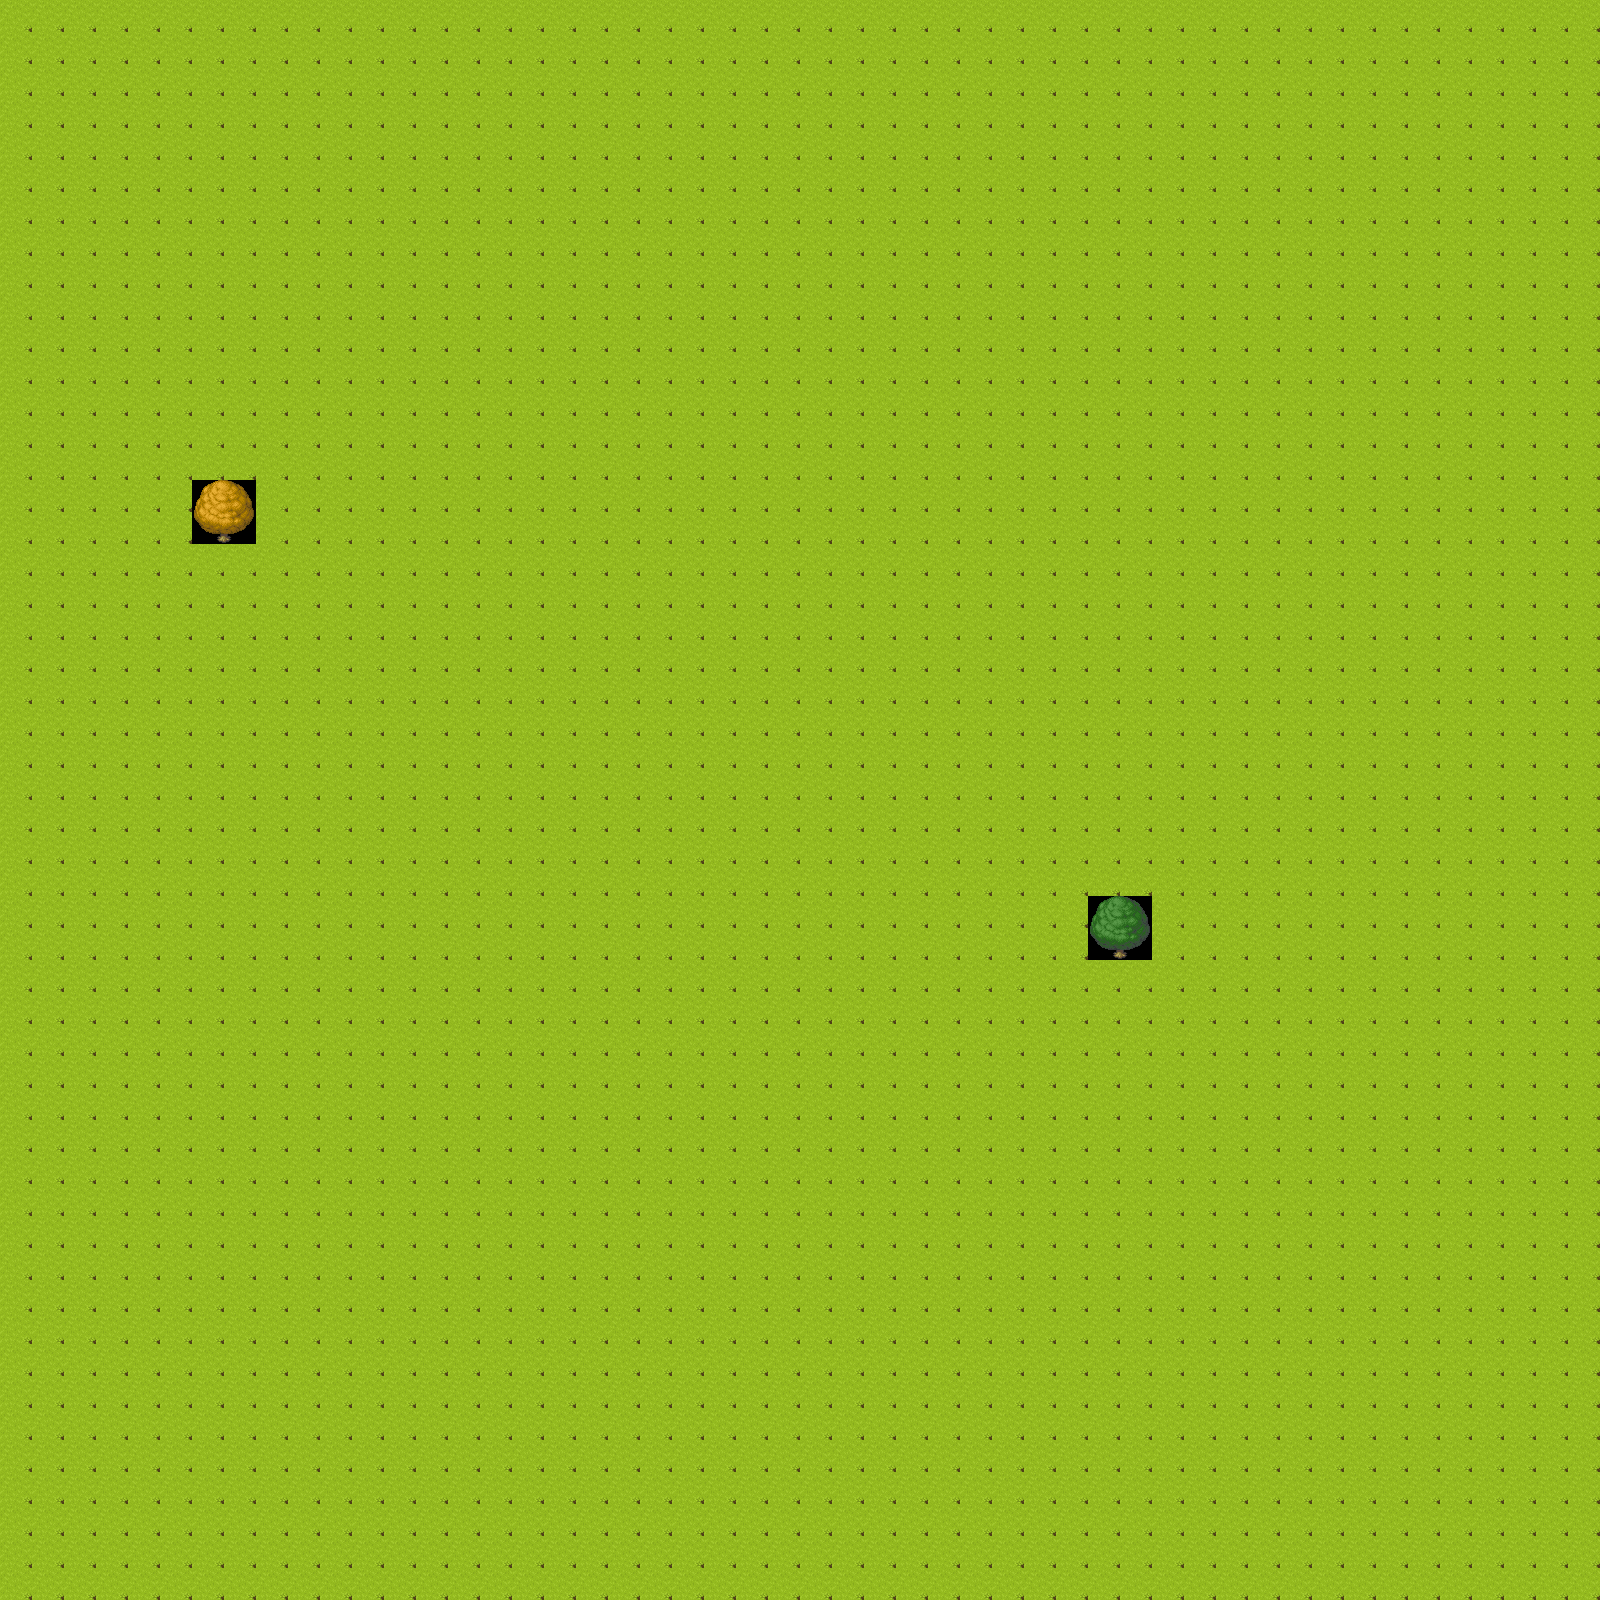

Below is a game level as drawn by its tile map, then a one-line description and the .tmx file that defines it, in full:
An orthogonal 50x50 tile map with 32x32 px tiles, 1 tile layer (Tile Layer 1).

<map version="1.10" tiledversion="1.11.2" orientation="orthogonal" renderorder="right-down" width="50" height="50" tilewidth="32" tileheight="32" infinite="0" nextlayerid="2" nextobjectid="1">
 <tileset firstgid="1" source="[Base]BaseChip_pipo.tsx" />
 <layer id="1" name="Tile Layer 1" width="50" height="50">
  <data encoding="csv">
76,76,76,76,76,76,76,76,76,76,76,76,76,76,76,76,76,76,76,76,76,76,76,76,76,76,76,76,76,76,76,76,76,76,76,76,76,76,76,76,76,76,76,76,76,76,76,76,76,76,
76,76,76,76,76,76,76,76,76,76,76,76,76,76,76,76,76,76,76,76,76,76,76,76,76,76,76,76,76,76,76,76,76,76,76,76,76,76,76,76,76,76,76,76,76,76,76,76,76,76,
76,76,76,76,76,76,76,76,76,76,76,76,76,76,76,76,76,76,76,76,76,76,76,76,76,76,76,76,76,76,76,76,76,76,76,76,76,76,76,76,76,76,76,76,76,76,76,76,76,76,
76,76,76,76,76,76,76,76,76,76,76,76,76,76,76,76,76,76,76,76,76,76,76,76,76,76,76,76,76,76,76,76,76,76,76,76,76,76,76,76,76,76,76,76,76,76,76,76,76,76,
76,76,76,76,76,76,76,76,76,76,76,76,76,76,76,76,76,76,76,76,76,76,76,76,76,76,76,76,76,76,76,76,76,76,76,76,76,76,76,76,76,76,76,76,76,76,76,76,76,76,
76,76,76,76,76,76,76,76,76,76,76,76,76,76,76,76,76,76,76,76,76,76,76,76,76,76,76,76,76,76,76,76,76,76,76,76,76,76,76,76,76,76,76,76,76,76,76,76,76,76,
76,76,76,76,76,76,76,76,76,76,76,76,76,76,76,76,76,76,76,76,76,76,76,76,76,76,76,76,76,76,76,76,76,76,76,76,76,76,76,76,76,76,76,76,76,76,76,76,76,76,
76,76,76,76,76,76,76,76,76,76,76,76,76,76,76,76,76,76,76,76,76,76,76,76,76,76,76,76,76,76,76,76,76,76,76,76,76,76,76,76,76,76,76,76,76,76,76,76,76,76,
76,76,76,76,76,76,76,76,76,76,76,76,76,76,76,76,76,76,76,76,76,76,76,76,76,76,76,76,76,76,76,76,76,76,76,76,76,76,76,76,76,76,76,76,76,76,76,76,76,76,
76,76,76,76,76,76,76,76,76,76,76,76,76,76,76,76,76,76,76,76,76,76,76,76,76,76,76,76,76,76,76,76,76,76,76,76,76,76,76,76,76,76,76,76,76,76,76,76,76,76,
76,76,76,76,76,76,76,76,76,76,76,76,76,76,76,76,76,76,76,76,76,76,76,76,76,76,76,76,76,76,76,76,76,76,76,76,76,76,76,76,76,76,76,76,76,76,76,76,76,76,
76,76,76,76,76,76,76,76,76,76,76,76,76,76,76,76,76,76,76,76,76,76,76,76,76,76,76,76,76,76,76,76,76,76,76,76,76,76,76,76,76,76,76,76,76,76,76,76,76,76,
76,76,76,76,76,76,76,76,76,76,76,76,76,76,76,76,76,76,76,76,76,76,76,76,76,76,76,76,76,76,76,76,76,76,76,76,76,76,76,76,76,76,76,76,76,76,76,76,76,76,
76,76,76,76,76,76,76,76,76,76,76,76,76,76,76,76,76,76,76,76,76,76,76,76,76,76,76,76,76,76,76,76,76,76,76,76,76,76,76,76,76,76,76,76,76,76,76,76,76,76,
76,76,76,76,76,76,76,76,76,76,76,76,76,76,76,76,76,76,76,76,76,76,76,76,76,76,76,76,76,76,76,76,76,76,76,76,76,76,76,76,76,76,76,76,76,76,76,76,76,76,
76,76,76,76,76,76,13,14,76,76,76,76,76,76,76,76,76,76,76,76,76,76,76,76,76,76,76,76,76,76,76,76,76,76,76,76,76,76,76,76,76,76,76,76,76,76,76,76,76,76,
76,76,76,76,76,76,21,22,76,76,76,76,76,76,76,76,76,76,76,76,76,76,76,76,76,76,76,76,76,76,76,76,76,76,76,76,76,76,76,76,76,76,76,76,76,76,76,76,76,76,
76,76,76,76,76,76,76,76,76,76,76,76,76,76,76,76,76,76,76,76,76,76,76,76,76,76,76,76,76,76,76,76,76,76,76,76,76,76,76,76,76,76,76,76,76,76,76,76,76,76,
76,76,76,76,76,76,76,76,76,76,76,76,76,76,76,76,76,76,76,76,76,76,76,76,76,76,76,76,76,76,76,76,76,76,76,76,76,76,76,76,76,76,76,76,76,76,76,76,76,76,
76,76,76,76,76,76,76,76,76,76,76,76,76,76,76,76,76,76,76,76,76,76,76,76,76,76,76,76,76,76,76,76,76,76,76,76,76,76,76,76,76,76,76,76,76,76,76,76,76,76,
76,76,76,76,76,76,76,76,76,76,76,76,76,76,76,76,76,76,76,76,76,76,76,76,76,76,76,76,76,76,76,76,76,76,76,76,76,76,76,76,76,76,76,76,76,76,76,76,76,76,
76,76,76,76,76,76,76,76,76,76,76,76,76,76,76,76,76,76,76,76,76,76,76,76,76,76,76,76,76,76,76,76,76,76,76,76,76,76,76,76,76,76,76,76,76,76,76,76,76,76,
76,76,76,76,76,76,76,76,76,76,76,76,76,76,76,76,76,76,76,76,76,76,76,76,76,76,76,76,76,76,76,76,76,76,76,76,76,76,76,76,76,76,76,76,76,76,76,76,76,76,
76,76,76,76,76,76,76,76,76,76,76,76,76,76,76,76,76,76,76,76,76,76,76,76,76,76,76,76,76,76,76,76,76,76,76,76,76,76,76,76,76,76,76,76,76,76,76,76,76,76,
76,76,76,76,76,76,76,76,76,76,76,76,76,76,76,76,76,76,76,76,76,76,76,76,76,76,76,76,76,76,76,76,76,76,76,76,76,76,76,76,76,76,76,76,76,76,76,76,76,76,
76,76,76,76,76,76,76,76,76,76,76,76,76,76,76,76,76,76,76,76,76,76,76,76,76,76,76,76,76,76,76,76,76,76,76,76,76,76,76,76,76,76,76,76,76,76,76,76,76,76,
76,76,76,76,76,76,76,76,76,76,76,76,76,76,76,76,76,76,76,76,76,76,76,76,76,76,76,76,76,76,76,76,76,76,76,76,76,76,76,76,76,76,76,76,76,76,76,76,76,76,
76,76,76,76,76,76,76,76,76,76,76,76,76,76,76,76,76,76,76,76,76,76,76,76,76,76,76,76,76,76,76,76,76,76,76,76,76,76,76,76,76,76,76,76,76,76,76,76,76,76,
76,76,76,76,76,76,76,76,76,76,76,76,76,76,76,76,76,76,76,76,76,76,76,76,76,76,76,76,76,76,76,76,76,76,11,12,76,76,76,76,76,76,76,76,76,76,76,76,76,76,
76,76,76,76,76,76,76,76,76,76,76,76,76,76,76,76,76,76,76,76,76,76,76,76,76,76,76,76,76,76,76,76,76,76,19,20,76,76,76,76,76,76,76,76,76,76,76,76,76,76,
76,76,76,76,76,76,76,76,76,76,76,76,76,76,76,76,76,76,76,76,76,76,76,76,76,76,76,76,76,76,76,76,76,76,76,76,76,76,76,76,76,76,76,76,76,76,76,76,76,76,
76,76,76,76,76,76,76,76,76,76,76,76,76,76,76,76,76,76,76,76,76,76,76,76,76,76,76,76,76,76,76,76,76,76,76,76,76,76,76,76,76,76,76,76,76,76,76,76,76,76,
76,76,76,76,76,76,76,76,76,76,76,76,76,76,76,76,76,76,76,76,76,76,76,76,76,76,76,76,76,76,76,76,76,76,76,76,76,76,76,76,76,76,76,76,76,76,76,76,76,76,
76,76,76,76,76,76,76,76,76,76,76,76,76,76,76,76,76,76,76,76,76,76,76,76,76,76,76,76,76,76,76,76,76,76,76,76,76,76,76,76,76,76,76,76,76,76,76,76,76,76,
76,76,76,76,76,76,76,76,76,76,76,76,76,76,76,76,76,76,76,76,76,76,76,76,76,76,76,76,76,76,76,76,76,76,76,76,76,76,76,76,76,76,76,76,76,76,76,76,76,76,
76,76,76,76,76,76,76,76,76,76,76,76,76,76,76,76,76,76,76,76,76,76,76,76,76,76,76,76,76,76,76,76,76,76,76,76,76,76,76,76,76,76,76,76,76,76,76,76,76,76,
76,76,76,76,76,76,76,76,76,76,76,76,76,76,76,76,76,76,76,76,76,76,76,76,76,76,76,76,76,76,76,76,76,76,76,76,76,76,76,76,76,76,76,76,76,76,76,76,76,76,
76,76,76,76,76,76,76,76,76,76,76,76,76,76,76,76,76,76,76,76,76,76,76,76,76,76,76,76,76,76,76,76,76,76,76,76,76,76,76,76,76,76,76,76,76,76,76,76,76,76,
76,76,76,76,76,76,76,76,76,76,76,76,76,76,76,76,76,76,76,76,76,76,76,76,76,76,76,76,76,76,76,76,76,76,76,76,76,76,76,76,76,76,76,76,76,76,76,76,76,76,
76,76,76,76,76,76,76,76,76,76,76,76,76,76,76,76,76,76,76,76,76,76,76,76,76,76,76,76,76,76,76,76,76,76,76,76,76,76,76,76,76,76,76,76,76,76,76,76,76,76,
76,76,76,76,76,76,76,76,76,76,76,76,76,76,76,76,76,76,76,76,76,76,76,76,76,76,76,76,76,76,76,76,76,76,76,76,76,76,76,76,76,76,76,76,76,76,76,76,76,76,
76,76,76,76,76,76,76,76,76,76,76,76,76,76,76,76,76,76,76,76,76,76,76,76,76,76,76,76,76,76,76,76,76,76,76,76,76,76,76,76,76,76,76,76,76,76,76,76,76,76,
76,76,76,76,76,76,76,76,76,76,76,76,76,76,76,76,76,76,76,76,76,76,76,76,76,76,76,76,76,76,76,76,76,76,76,76,76,76,76,76,76,76,76,76,76,76,76,76,76,76,
76,76,76,76,76,76,76,76,76,76,76,76,76,76,76,76,76,76,76,76,76,76,76,76,76,76,76,76,76,76,76,76,76,76,76,76,76,76,76,76,76,76,76,76,76,76,76,76,76,76,
76,76,76,76,76,76,76,76,76,76,76,76,76,76,76,76,76,76,76,76,76,76,76,76,76,76,76,76,76,76,76,76,76,76,76,76,76,76,76,76,76,76,76,76,76,76,76,76,76,76,
76,76,76,76,76,76,76,76,76,76,76,76,76,76,76,76,76,76,76,76,76,76,76,76,76,76,76,76,76,76,76,76,76,76,76,76,76,76,76,76,76,76,76,76,76,76,76,76,76,76,
76,76,76,76,76,76,76,76,76,76,76,76,76,76,76,76,76,76,76,76,76,76,76,76,76,76,76,76,76,76,76,76,76,76,76,76,76,76,76,76,76,76,76,76,76,76,76,76,76,76,
76,76,76,76,76,76,76,76,76,76,76,76,76,76,76,76,76,76,76,76,76,76,76,76,76,76,76,76,76,76,76,76,76,76,76,76,76,76,76,76,76,76,76,76,76,76,76,76,76,76,
76,76,76,76,76,76,76,76,76,76,76,76,76,76,76,76,76,76,76,76,76,76,76,76,76,76,76,76,76,76,76,76,76,76,76,76,76,76,76,76,76,76,76,76,76,76,76,76,76,76,
76,76,76,76,76,76,76,76,76,76,76,76,76,76,76,76,76,76,76,76,76,76,76,76,76,76,76,76,76,76,76,76,76,76,76,76,76,76,76,76,76,76,76,76,76,76,76,76,76,76
</data>
 </layer>
</map>
